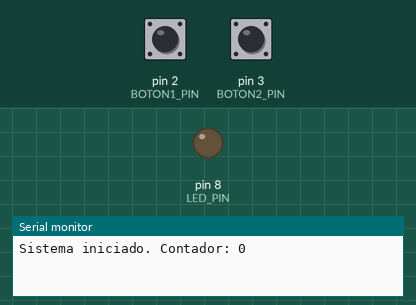
A sketch run on a simulated Arduino Uno, built with avr-gcc and run on an emulated ATmega328P. Shown: output pins drawn as LEDs (lit = HIGH), the last lines printed to the serial monitor. The test bench sets the inputs (shaded band); at power-on: pin 2 (BOTON1_PIN) HIGH, pin 3 (BOTON2_PIN) HIGH.

Above: at 1.2 s.
1.3 s: pin 2 (BOTON1_PIN) pulled LOW for 0.15 s
At 2.5 s:
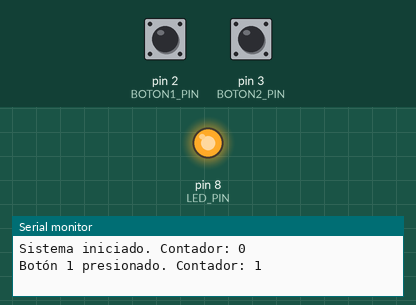
2.9 s: pin 3 (BOTON2_PIN) pulled LOW for 0.15 s
At 3.6 s:
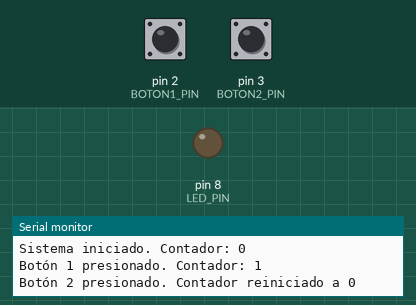
4.5 s: pin 2 (BOTON1_PIN) pulled LOW for 1 s
At 4.9 s:
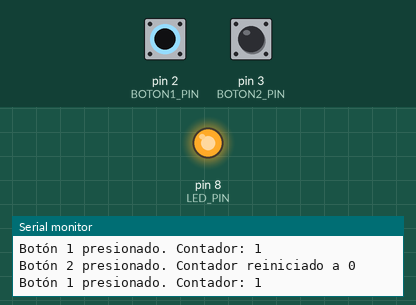
7.0 s: pin 3 (BOTON2_PIN) pulled LOW for 1 s
At 8.0 s:
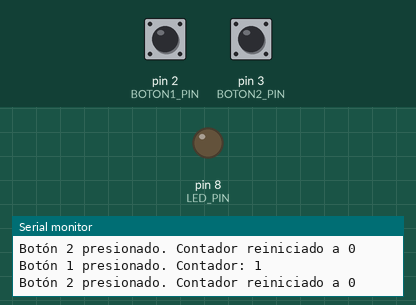
Timing chart, 0 to 10.0 s (numbered marks = the images above; inputs shaded):
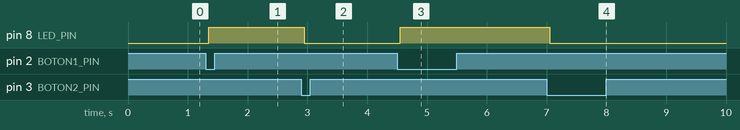

The sketch:

Ejercicio1.ino
```cpp
const int LED_PIN = 8;
const int BOTON1_PIN = 2;
const int BOTON2_PIN = 3;

int contador = 0;

int estadoBoton1 = HIGH;
int ultimoEstadoBoton1 = HIGH;
unsigned long ultimoTiempoRebote1 = 0;
const unsigned long tiempoRebote = 50;

int estadoBoton2 = HIGH;
int ultimoEstadoBoton2 = HIGH;
unsigned long ultimoTiempoRebote2 = 0;

void setup() {

  Serial.begin(9600);

  pinMode(LED_PIN, OUTPUT);

  pinMode(BOTON1_PIN, INPUT_PULLUP);
  pinMode(BOTON2_PIN, INPUT_PULLUP);

  digitalWrite(LED_PIN, LOW);

  Serial.println("Sistema iniciado. Contador: 0");
}

void loop() {

  int lecturaBoton1 = digitalRead(BOTON1_PIN);
  int lecturaBoton2 = digitalRead(BOTON2_PIN);

  if (lecturaBoton1 != ultimoEstadoBoton1) {
    ultimoTiempoRebote1 = millis();
  }

  if ((millis() - ultimoTiempoRebote1) > tiempoRebote) {
    if (lecturaBoton1 != estadoBoton1) {
      estadoBoton1 = lecturaBoton1;

      if (estadoBoton1 == LOW) {
        contador++;
        if (contador > 2) {
          contador = 0;
        }

        Serial.print("Botón 1 presionado. Contador: ");
        Serial.println(contador);

        if (contador == 1) {
          digitalWrite(LED_PIN, HIGH);
        } else if (contador == 2) {
          digitalWrite(LED_PIN, HIGH);
        } else {
          digitalWrite(LED_PIN, LOW);
        }
      }
    }
  }
  ultimoEstadoBoton1 = lecturaBoton1;

  if (lecturaBoton2 != ultimoEstadoBoton2) {
    ultimoTiempoRebote2 = millis();
  }

  if ((millis() - ultimoTiempoRebote2) > tiempoRebote) {
    if (lecturaBoton2 != estadoBoton2) {
      estadoBoton2 = lecturaBoton2;

      if (estadoBoton2 == LOW) {
        contador = 0;
        digitalWrite(LED_PIN, LOW);

        Serial.println("Botón 2 presionado. Contador reiniciado a 0");
      }
    }
  }
  ultimoEstadoBoton2 = lecturaBoton2;
}
```

Measured:
- after the input at 1.3 s, pin 8 (LED_PIN): LOW → HIGH after 0.05 s
- after the input at 2.9 s, pin 8 (LED_PIN): HIGH → LOW after 0.05 s
- after the input at 4.5 s, pin 8 (LED_PIN): LOW → HIGH after 0.05 s
- after the input at 7.0 s, pin 8 (LED_PIN): HIGH → LOW after 0.05 s
